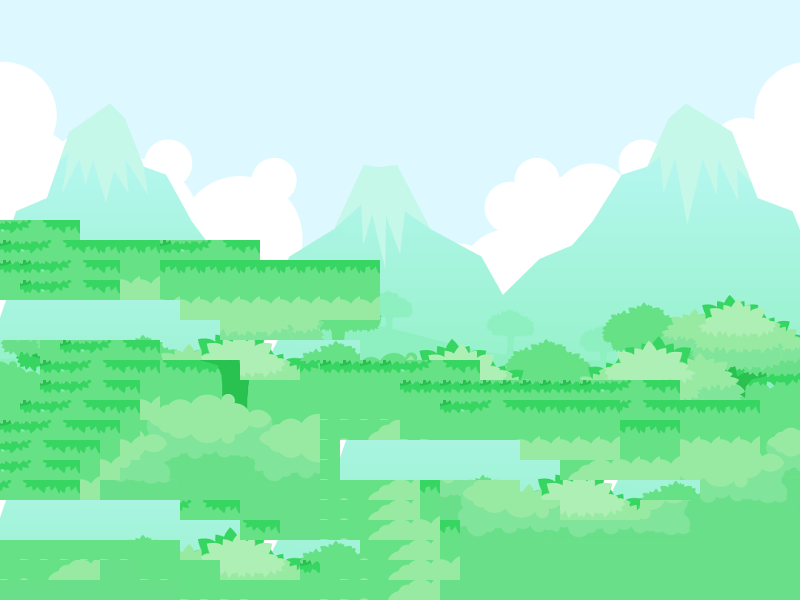

Rendered tile map (Tiled .tmx) drawn with the repository's tilesets; below, a short description and the full map source, tile grids included:
An orthogonal 40x30 tile map with 20x20 px tiles, 2 tile layers (background, collisions).

<map version="1.0" orientation="orthogonal" renderorder="left-up" width="40" height="30" tilewidth="20" tileheight="20" nextobjectid="1">
 <tileset firstgid="1" name="background" tilewidth="20" tileheight="20" tilecount="1200">
  <image source="background.png" width="800" height="600" />
 </tileset>
 <layer name="background" width="40" height="30">
  <data encoding="csv">
1,2,3,4,5,6,7,8,9,10,11,12,13,14,15,16,17,18,19,20,21,22,23,24,25,26,27,28,29,30,31,32,33,34,35,36,37,38,39,40,
41,42,43,44,45,46,47,48,49,50,51,52,53,54,55,56,57,58,59,60,61,62,63,64,65,66,67,68,69,70,71,72,73,74,75,76,77,78,79,80,
81,82,83,84,85,86,87,88,89,90,91,92,93,94,95,96,97,98,99,100,101,102,103,104,105,106,107,108,109,110,111,112,113,114,115,116,117,118,119,120,
121,122,123,124,125,126,127,128,129,130,131,132,133,134,135,136,137,138,139,140,141,142,143,144,145,146,147,148,149,150,151,152,153,154,155,156,157,158,159,160,
161,162,163,164,165,166,167,168,169,170,171,172,173,174,175,176,177,178,179,180,181,182,183,184,185,186,187,188,189,190,191,192,193,194,195,196,197,198,199,200,
201,202,203,204,205,206,207,208,209,210,211,212,213,214,215,216,217,218,219,220,221,222,223,224,225,226,227,228,229,230,231,232,233,234,235,236,237,238,239,240,
241,242,243,244,245,246,247,248,249,250,251,252,253,254,255,256,257,258,259,260,261,262,263,264,265,266,267,268,269,270,271,272,273,274,275,276,277,278,279,280,
281,282,283,284,285,286,287,288,289,290,291,292,293,294,295,296,297,298,299,300,301,302,303,304,305,306,307,308,309,310,311,312,313,314,315,316,317,318,319,320,
321,322,323,324,325,326,327,328,329,330,331,332,333,334,335,336,337,338,339,340,341,342,343,344,345,346,347,348,349,350,351,352,353,354,355,356,357,358,359,360,
361,362,363,364,365,366,367,368,369,370,371,372,373,374,375,376,377,378,379,380,381,382,383,384,385,386,387,388,389,390,391,392,393,394,395,396,397,398,399,400,
401,402,403,404,405,406,407,408,409,410,411,412,413,414,415,416,417,418,419,420,421,422,423,424,425,426,427,428,429,430,431,432,433,434,435,436,437,438,439,440,
727,728,729,730,445,446,447,448,449,450,451,452,453,454,455,456,457,458,459,460,461,462,463,464,465,466,467,468,469,470,471,472,473,474,475,476,477,478,479,480,
726,727,728,729,730,730,730,730,726,727,728,729,730,494,495,496,497,498,499,500,501,502,503,504,505,506,507,508,509,510,511,512,513,514,515,516,517,518,519,520,
726,726,727,728,729,730,770,770,730,730,730,730,730,730,730,730,730,730,730,540,541,542,543,544,545,546,547,548,549,550,551,552,553,554,555,556,557,558,559,560,
766,726,727,728,729,730,810,810,770,770,770,770,770,770,770,770,770,770,770,580,581,582,583,584,585,586,587,588,589,590,591,592,593,594,595,596,597,598,599,600,
806,766,726,727,728,729,730,810,810,810,810,810,810,810,810,810,810,810,810,620,621,622,623,624,625,626,627,628,629,630,631,632,633,634,635,636,637,638,639,640,
641,806,726,726,727,728,729,730,649,650,651,652,653,654,655,656,657,658,659,660,661,662,663,664,665,666,667,668,669,670,671,672,673,674,675,676,677,678,679,680,
681,682,766,726,727,728,729,730,689,690,691,692,693,694,695,696,697,698,699,700,701,702,703,704,705,706,707,708,709,710,711,712,713,714,715,716,717,718,719,720,
721,722,726,727,728,729,730,730,729,730,731,732,733,734,735,736,726,726,726,726,727,728,729,730,745,746,747,748,749,750,751,752,753,754,755,756,757,758,759,760,
761,762,726,727,728,729,730,770,769,770,771,772,773,774,775,776,766,766,766,766,726,726,726,726,726,726,726,726,726,726,727,728,729,730,795,796,797,798,799,800,
801,726,727,728,729,730,730,810,809,810,811,812,813,814,815,816,806,806,806,806,766,766,726,727,728,729,730,730,730,730,730,728,729,730,730,730,730,730,839,840,
726,727,728,729,730,730,770,848,849,850,851,852,853,854,855,856,806,807,808,809,806,806,766,767,768,769,770,770,770,770,770,730,730,730,770,770,770,770,879,880,
727,728,729,730,730,770,810,888,889,890,891,892,893,894,895,896,806,807,808,809,810,902,806,807,808,809,810,810,810,810,810,770,770,770,810,810,810,810,919,920,
727,728,729,730,770,810,927,928,929,930,931,932,933,934,935,936,806,807,808,809,810,942,943,944,945,946,806,807,808,809,810,810,810,810,955,956,957,958,959,960,
728,729,730,730,810,966,967,968,969,970,971,972,973,974,975,976,806,807,808,809,810,730,983,984,985,986,987,988,989,990,991,992,993,994,995,996,997,998,999,1000,
727,726,726,726,726,726,726,726,727,728,729,730,1013,1014,1015,1016,806,807,808,809,810,770,1023,1024,1025,1026,1027,1028,1029,1030,1031,1032,1033,1034,1035,1036,1037,1038,1039,1040,
726,766,766,766,766,766,766,726,726,726,727,728,729,730,1055,1056,806,807,808,809,810,810,730,1064,1065,1066,1067,1068,1069,1070,1071,1072,1073,1074,1075,1076,1077,1078,1079,1080,
766,806,806,806,806,806,806,766,766,726,726,726,726,727,728,729,726,806,807,808,809,810,770,1104,1105,1106,1107,1108,1109,1110,1111,1112,1113,1114,1115,1116,1117,1118,1119,1120,
806,807,808,809,810,1126,1127,806,806,766,766,766,766,726,726,726,766,806,807,808,809,810,810,1144,1145,1146,1147,1148,1149,1150,1151,1152,1153,1154,1155,1156,1157,1158,1159,1160,
1161,1162,1163,1164,1165,1166,1167,1168,1169,806,806,806,806,766,766,766,806,806,807,808,809,810,1183,1184,1185,1186,1187,1188,1189,1190,1191,1192,1193,1194,1195,1196,1197,1198,1199,1200
</data>
 </layer>
 <layer name="collisions" width="40" height="30">
  <data encoding="csv">
0,0,0,0,0,0,0,0,0,0,0,0,0,0,0,0,0,0,0,0,0,0,0,0,0,0,0,0,0,0,0,0,0,0,0,0,0,0,0,0,
0,0,0,0,0,0,0,0,0,0,0,0,0,0,0,0,0,0,0,0,0,0,0,0,0,0,0,0,0,0,0,0,0,0,0,0,0,0,0,0,
0,0,0,0,0,0,0,0,0,0,0,0,0,0,0,0,0,0,0,0,0,0,0,0,0,0,0,0,0,0,0,0,0,0,0,0,0,0,0,0,
0,0,0,0,0,0,0,0,0,0,0,0,0,0,0,0,0,0,0,0,0,0,0,0,0,0,0,0,0,0,0,0,0,0,0,0,0,0,0,0,
0,0,0,0,0,0,0,0,0,0,0,0,0,0,0,0,0,0,0,0,0,0,0,0,0,0,0,0,0,0,0,0,0,0,0,0,0,0,0,0,
0,0,0,0,0,0,0,0,0,0,0,0,0,0,0,0,0,0,0,0,0,0,0,0,0,0,0,0,0,0,0,0,0,0,0,0,0,0,0,0,
0,0,0,0,0,0,0,0,0,0,0,0,0,0,0,0,0,0,0,0,0,0,0,0,0,0,0,0,0,0,0,0,0,0,0,0,0,0,0,0,
0,0,0,0,0,0,0,0,0,0,0,0,0,0,0,0,0,0,0,0,0,0,0,0,0,0,0,0,0,0,0,0,0,0,0,0,0,0,0,0,
0,0,0,0,0,0,0,0,0,0,0,0,0,0,0,0,0,0,0,0,0,0,0,0,0,0,0,0,0,0,0,0,0,0,0,0,0,0,0,0,
0,0,0,0,0,0,0,0,0,0,0,0,0,0,0,0,0,0,0,0,0,0,0,0,0,0,0,0,0,0,0,0,0,0,0,0,0,0,0,0,
0,0,0,0,0,0,0,0,0,0,0,0,0,0,0,0,0,0,0,0,0,0,0,0,0,0,0,0,0,0,0,0,0,0,0,0,0,0,0,0,
0,0,0,0,0,0,0,0,0,0,0,0,0,0,0,0,0,0,0,0,0,0,0,0,0,0,0,0,0,0,0,0,0,0,0,0,0,0,0,0,
0,0,0,0,0,0,0,0,0,0,0,0,0,0,0,0,0,0,0,0,0,0,0,0,0,0,0,0,0,0,0,0,0,0,0,0,0,0,0,0,
0,0,0,0,0,0,0,0,0,0,0,0,0,0,0,0,0,0,0,0,0,0,0,0,0,0,0,0,0,0,0,0,0,0,0,0,0,0,0,0,
0,0,0,0,0,0,0,0,0,0,0,0,0,0,0,0,0,0,0,0,0,0,0,0,0,0,0,0,0,0,0,0,0,0,0,0,0,0,0,0,
481,482,483,484,485,486,487,488,489,0,0,0,0,0,0,0,0,0,0,0,0,0,0,0,0,0,0,0,0,0,0,0,0,0,0,0,0,0,0,0,
521,522,523,524,525,526,527,528,529,530,531,0,0,0,0,0,0,0,0,0,0,0,0,0,0,0,0,0,0,0,0,0,0,0,0,0,0,0,0,0,
0,0,0,0,0,0,0,0,569,570,571,572,573,574,575,576,577,578,0,0,0,0,0,0,0,0,0,0,0,0,0,0,0,0,0,0,0,0,0,0,
0,0,0,0,0,0,0,0,0,0,0,0,613,614,615,0,0,0,0,0,0,0,0,0,0,0,0,0,0,0,0,0,0,0,0,0,0,0,0,0,
0,0,0,0,0,0,0,0,0,0,0,0,0,0,0,0,0,0,0,0,0,0,0,0,0,0,0,0,0,0,0,0,0,0,0,0,0,0,0,0,
0,0,0,0,0,0,0,0,0,0,0,0,0,0,0,0,0,0,0,0,0,0,0,0,0,0,0,0,0,0,0,0,0,0,0,0,0,0,0,0,
0,0,0,0,0,0,0,0,0,0,0,0,0,0,0,0,0,0,0,0,0,0,0,0,0,0,0,0,0,0,0,0,0,0,0,0,0,0,0,0,
0,0,0,0,0,0,0,0,0,0,0,0,0,0,0,0,0,481,482,483,484,485,486,487,488,489,0,0,0,0,0,0,0,0,0,0,0,0,0,0,
0,0,0,0,0,0,0,0,0,0,0,0,0,0,0,0,0,521,522,523,524,525,526,527,528,529,530,531,0,0,0,0,0,0,0,0,0,0,0,0,
0,0,0,0,0,0,0,0,0,0,0,0,0,0,0,0,0,0,0,0,0,0,0,0,0,0,570,571,572,573,574,575,576,577,578,0,0,0,0,0,
481,482,483,484,485,486,487,488,489,0,0,0,0,0,0,0,0,0,0,0,0,0,0,0,0,0,0,0,612,613,614,615,0,0,0,0,0,0,0,0,
521,522,523,524,525,526,527,528,529,530,531,532,0,0,0,0,0,0,0,0,0,0,0,0,0,0,0,0,0,0,0,0,0,0,0,0,0,0,0,0,
0,0,0,0,0,0,0,0,0,570,571,572,573,574,575,576,577,578,0,0,0,0,0,0,0,0,0,0,0,0,0,0,0,0,0,0,0,0,0,0,
0,0,0,0,0,0,0,0,0,0,0,612,613,614,615,0,0,0,0,0,0,0,0,0,0,0,0,0,0,0,0,0,0,0,0,0,0,0,0,0,
0,0,0,0,0,0,0,0,0,0,0,0,0,0,0,0,0,0,0,0,0,0,0,0,0,0,0,0,0,0,0,0,0,0,0,0,0,0,0,0
</data>
 </layer>
</map>